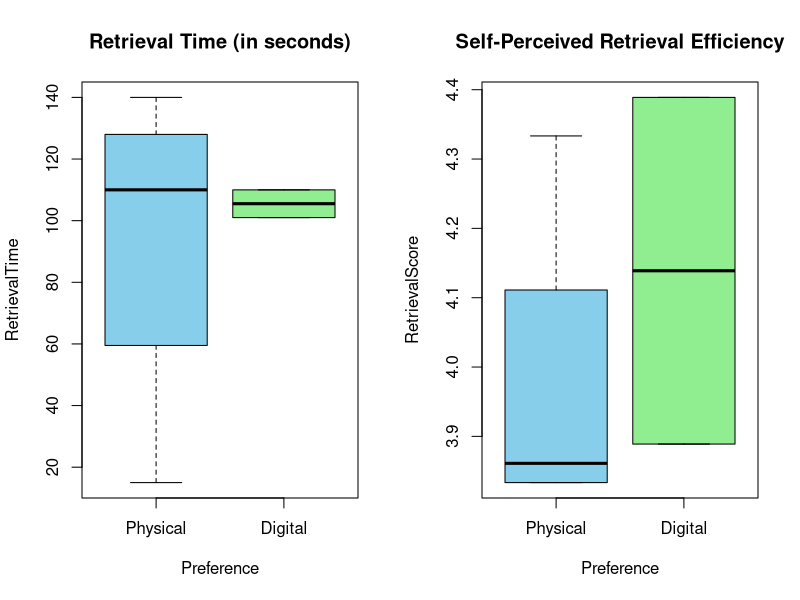

The R source for this figure:
library(dplyr)
library(lubridate)

#Load CSV
data <- read.csv("Final_Data_R.csv")

#RetrievalTime to seconds
data$RetrievalTime <- sapply(data$RetrievalTime, function(x) {
  period <- hms(x)
  as.numeric(period, units = "secs")
})

#average of Retrieval1 to Retrieval6
data <- data %>%
  mutate(
    RetrievalScore = rowMeans(select(., Retrieval1:Retrieval6), na.rm = TRUE),
    Preference = factor(Preference, levels = c(1, 2), labels = c("Physical", "Digital"))
  )

#Filtering missing values
filtered_data <- data %>%
  filter(!is.na(Preference) & !is.na(RetrievalTime) & !is.na(RetrievalScore))

#Normality checking
shapiro.test(filtered_data$RetrievalTime)
shapiro.test(filtered_data$RetrievalScore)

# Wilcoxon tests
cat("== Retrieval Time Test (Physical > Digital) ==\n")
print(wilcox.test(RetrievalTime ~ Preference,
                  data = filtered_data,
                  alternative = "greater",
                  exact = FALSE))

cat("\n== Retrieval Score Test (Physical < Digital) ==\n")
print(wilcox.test(RetrievalScore ~ Preference,
                  data = filtered_data,
                  alternative = "less",
                  exact = FALSE))

# Descriptive stats
filtered_data %>%
  group_by(Preference) %>%
  summarise(
    Count = n(),
    Mean_RetrievalTime = mean(RetrievalTime),
    Median_RetrievalTime = median(RetrievalTime),
    SD_RetrievalTime = sd(RetrievalTime),
    Mean_RetrievalScore = mean(RetrievalScore),
    Median_RetrievalScore = median(RetrievalScore),
    SD_RetrievalScore = sd(RetrievalScore)
  )


par(mfrow = c(1, 2))
boxplot(RetrievalTime ~ Preference, data = filtered_data,
        main = "Retrieval Time (in seconds)",
        col = c("skyblue", "lightgreen"))

boxplot(RetrievalScore ~ Preference, data = filtered_data,
        main = "Self-Perceived Retrieval Efficiency",
        col = c("skyblue", "lightgreen"))
par(mfrow = c(1,1))
